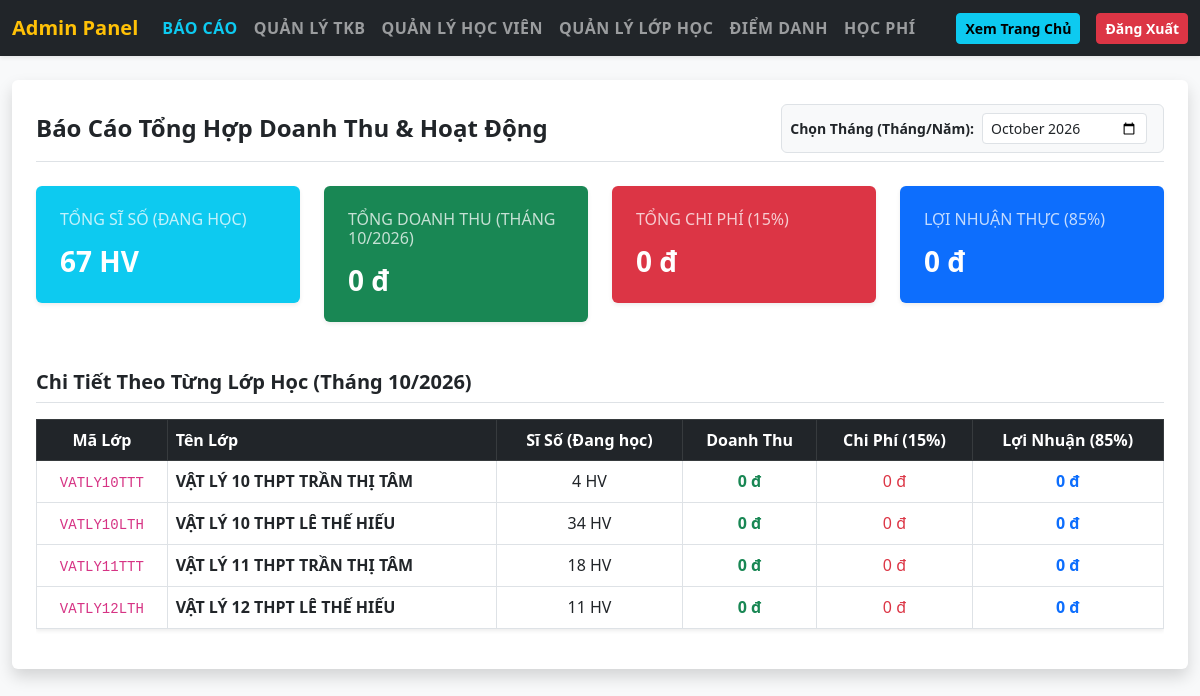
/admin (signed in), run on the app's committed database.
### tables this page shows
CREATE TABLE lop_hoc (
                id INTEGER PRIMARY KEY AUTOINCREMENT,
                ma_lop TEXT UNIQUE,
                ten_lop TEXT,
                mon_hoc TEXT,
                lich_hoc TEXT,
                giao_vien TEXT,
                hoc_phi REAL
            );

### app.py (the view, shortened to what this page needs)
@app.route('/admin', methods=['GET', 'POST'])
def admin():
    if not session.get('logged_in'):
        return render_template('admin.html', logged_in=False)
    msg = ''
    page = request.args.get('page', 'baocao')
    conn = get_db()
    cursor = conn.cursor()
    all_classes = [dict(r) for r in cursor.execute("SELECT * FROM lop_hoc ORDER BY id DESC").fetchall()]
    all_students = [dict(r) for r in cursor.execute("SELECT * FROM hoc_vien ORDER BY ma_hv ASC").fetchall()]
    cai_dat_ca_hoc = [dict(r) for r in cursor.execute("SELECT * FROM cai_dat_ca_hoc ORDER BY ca_id ASC").fetchall()]
    tkb_data = {}
    for row in cursor.execute("SELECT thu, ca_id, noi_dung FROM thoi_khoa_bieu").fetchall():
        tkb_data[(row['thu'], row['ca_id'])] = row['noi_dung'] or ''
    class_students_map = {}
    for c in all_classes:
        ml = c['ma_lop']
        cur_hs = cursor.execute("""
            SELECT hv.* FROM hoc_vien hv
            JOIN hoc_vien_lop hvl ON hv.ma_hv = hvl.ma_hv
            WHERE hvl.ma_lop = ?
            ORDER BY hv.ma_hv ASC
        """, (ml,)).fetchall()
        class_students_map[ml] = [dict(h) for h in cur_hs]
    thang_bc = request.args.get('thang_bc', datetime.now().strftime('%Y-%m'))
    try:
        dt_bc = datetime.strptime(thang_bc, '%Y-%m')
        thang_thu_format = dt_bc.strftime('%m/%Y')
    except ValueError:
        thang_thu_format = datetime.now().strftime('%m/%Y')
    tong_hoc_vien = cursor.execute("SELECT COUNT(*) FROM hoc_vien WHERE trang_thai = 'Đang học'").fetchone()[0]
    row_dt = cursor.execute("SELECT SUM(da_dong) FROM thu_hoc_phi WHERE thang_thu = ?", (thang_thu_format,)).fetchone()[0]
    tong_doanh_thu = row_dt if row_dt else 0
    tong_chi_phi = tong_doanh_thu * 0.15
    loi_nhuan = tong_doanh_thu * 0.85
    chi_tiet_lop = []
    for lh in all_classes:
        ml = lh['ma_lop']
        si_so = cursor.execute("""
            SELECT COUNT(hvl.ma_hv) FROM hoc_vien_lop hvl
            JOIN hoc_vien hv ON hvl.ma_hv = hv.ma_hv
            WHERE hvl.ma_lop = ? AND hv.trang_thai = 'Đang học'
        """, (ml,)).fetchone()[0]
        dt_l = cursor.execute("SELECT SUM(da_dong) FROM thu_hoc_phi WHERE ma_lop = ? AND thang_thu = ?", (ml, thang_thu_format)).fetchone()[0]
        chi_tiet_lop.append({
            'ma_lop': ml,
            'ten_lop': lh['ten_lop'],
            'si_so': si_so,
            'doanh_thu_lop': (dt_l or 0)
        })
    sel_lop = request.args.get('f_lop', (all_classes[0]['ma_lop'] if all_classes else ''))
    f_thang_input = request.args.get('f_thang', datetime.now().strftime('%Y-%m'))
    try:
        dt_th = datetime.strptime(f_thang_input, '%Y-%m')
        sel_thang = dt_th.strftime('%m/%Y')
    except ValueError:
        sel_thang = datetime.now().strftime('%m/%Y')
    d_dates = {f'ngay_{i}': '' for i in range(1, 9)}
    dd_students = []
    attendance_map = {}
    if sel_lop:
        r_ng = cursor.execute("SELECT * FROM ngay_hoc WHERE ma_lop = ? AND thang = ?", (sel_lop, sel_thang)).fetchone()
        if r_ng:
            d_dates = dict(r_ng)
        cur_dd = cursor.execute("""
            SELECT hv.* FROM hoc_vien hv
            JOIN hoc_vien_lop hvl ON hv.ma_hv = hvl.ma_hv
            WHERE hvl.ma_lop = ? AND hv.trang_thai = 'Đang học'
            ORDER BY hv.ma_hv ASC
        """, (sel_lop,)).fetchall()
        dd_students = [dict(r) for r in cur_dd]
        for shv in dd_students:
            r_dd = cursor.execute("SELECT trang_thai FROM diem_danh WHERE ma_hv = ? AND ma_lop = ? AND ngay_diem_danh = ?", (shv['ma_hv'], sel_lop, sel_thang)).fetchone()
            if r_dd and r_dd['trang_thai']:
                attendance_map[shv['ma_hv']] = r_dd['trang_thai'].split(',')
            else:
                attendance_map[shv['ma_hv']] = ['', '', '', '', '', '', '', '']
    fee_lop = request.args.get('fee_lop', (all_classes[0]['ma_lop'] if all_classes else ''))
    fee_thang_in = request.args.get('fee_thang', datetime.now().strftime('%Y-%m'))
    try:
        dt_fee = datetime.strptime(fee_thang_in, '%Y-%m')
        fee_thang = dt_fee.strftime('%m/%Y')
    except ValueError:
        fee_thang = datetime.now().strftime('%m/%Y')
    list_rec = []
    if fee_lop:
        r_fee = cursor.execute("SELECT hoc_phi FROM lop_hoc WHERE ma_lop = ?", (fee_lop,)).fetchone()
        hp_mac_dinh = r_fee['hoc_phi'] if r_fee else 0
        enrolled_hvs = cursor.execute("""
            SELECT hv.ma_hv FROM hoc_vien_lop hvl
            JOIN hoc_vien hv ON hv.ma_hv = hvl.ma_hv
            WHERE hvl.ma_lop = ? AND hv.trang_thai = 'Đang học'
        """, (fee_lop,)).fetchall()
        for eh in enrolled_hvs:
            mhv = eh['ma_hv']
            chk = cursor.execute("SELECT COUNT(*) FROM thu_hoc_phi WHERE ma_hv = ? AND ma_lop = ? AND thang_thu = ?", (mhv, fee_lop, fee_thang)).fetchone()[0]
            if chk == 0:
                cursor.execute("""
                    INSERT INTO thu_hoc_phi (ma_hv, ma_lop, thang_thu, hoc_phi_phai_dong, da_dong, hinh_thuc)
                    VALUES (?, ?, ?, ?, 0, '')
                """, (mhv, fee_lop, fee_thang, hp_mac_dinh))
        conn.commit()
        cur_thp = cursor.execute("""
            SELECT thp.*, hv.ho_ten FROM thu_hoc_phi thp
            JOIN hoc_vien hv ON thp.ma_hv = hv.ma_hv
            WHERE thp.ma_lop = ? AND thp.thang_thu = ?
            ORDER BY thp.ma_hv ASC
        """, (fee_lop, fee_thang)).fetchall()
        list_rec = [dict(r) for r in cur_thp]
    conn.close()
    return render_template(
        'admin.html',
        logged_in=True,
        msg=msg,
        page=page,
        thu_tuan=THU_TRONG_TUAN,
        all_classes=all_classes,
        all_students=all_students,
        cai_dat_ca_hoc=cai_dat_ca_hoc,
        tkb_data=tkb_data,
        class_students_map=class_students_map,
        thang_bc=thang_bc,
        thang_thu_format=thang_thu_format,
        tong_hoc_vien=tong_hoc_vien,
        tong_doanh_thu=tong_doanh_thu,
        tong_chi_phi=tong_chi_phi,
        loi_nhuan=loi_nhuan,
        chi_tiet_lop=chi_tiet_lop,
        sel_lop=sel_lop,
        f_thang_input=f_thang_input,
        sel_thang=sel_thang,
        d_dates=d_dates,
        students=dd_students,
        attendance_map=attendance_map,
        fee_lop=fee_lop,
        f_thang_fee=fee_thang_in,
        fee_thang=fee_thang,
        list_rec=list_rec
    )

### app.py (called while the page is built)
@app.template_filter('currency')
def currency_filter(value):
    if value is None or value == '':
        return "0"
    try:
        val = float(value)
        return f"{int(val):,}".replace(",", ".")
    except (ValueError, TypeError):
        return "0"

### database.py (called while the page is built)
def get_db():
    conn = sqlite3.connect(DB_PATH)
    conn.row_factory = sqlite3.Row
    return conn

### templates/admin.html (shortened to what this page needs)
<!DOCTYPE html>
<html lang="vi">
<head>
    <link href="https://cdn.jsdelivr.net/npm/bootstrap@5.3.0/dist/css/bootstrap.min.css" rel="stylesheet">
</head>
<body class="bg-light">
{% if not logged_in %}
    <div style="display:flex;align-items:center;justify-content:center;height:100vh;background:#f0f2f5;font-family:sans-serif">
        <form method="POST" action="{{ url_for('admin') }}" style="background:#fff;padding:30px;border-radius:10px;box-shadow:0 4px 10px rgba(0,0,0,0.1)">
            <h3 style="text-align:center;margin-bottom:20px;font-weight:bold;">HỆ THỐNG QUẢN TRỊ</h3>
            {% if error_msg %}
                <div class="alert alert-danger py-2 small text-center">{{ error_msg }}</div>
            {% endif %}
            <input type="hidden" name="action" value="login_attempt">
            <input type="text" name="username" placeholder="Tài khoản" style="display:block;width:260px;padding:10px;margin-bottom:12px;border:1px solid #ccc;border-radius:4px" required>
            <input type="password" name="password" placeholder="Mật khẩu" style="display:block;width:260px;padding:10px;margin-bottom:20px;border:1px solid #ccc;border-radius:4px" required>
            <button type="submit" style="width:100%;padding:10px;background:#0d6efd;color:#fff;border:none;border-radius:5px;cursor:pointer;font-weight:bold">Đăng Nhập</button>
            <div class="text-center mt-3">
                <a href="{{ url_for('index') }}" class="small text-decoration-none">&larr; Về trang chủ</a>
            </div>
        </form>
    </div>
{% else %}
    <nav class="navbar navbar-expand-lg navbar-dark bg-dark shadow-sm">
        <div class="container-fluid">
            <span class="navbar-brand text-warning fw-bold">Admin Panel</span>
            <div class="collapse navbar-collapse">
                <ul class="navbar-nav me-auto">
                    <li class="nav-item"><a class="nav-link {% if page=='baocao' %}active text-info{% endif %}" href="{{ url_for('admin', page='baocao') }}">Báo Cáo</a></li>
                    <li class="nav-item"><a class="nav-link {% if page=='tkb' %}active text-info{% endif %}" href="{{ url_for('admin', page='tkb') }}">Quản Lý TKB</a></li>
                    <li class="nav-item"><a class="nav-link {% if page=='hocvien' %}active text-info{% endif %}" href="{{ url_for('admin', page='hocvien') }}">Quản Lý Học Viên</a></li>
                    <li class="nav-item"><a class="nav-link {% if page=='lophoc' %}active text-info{% endif %}" href="{{ url_for('admin', page='lophoc') }}">Quản Lý Lớp Học</a></li>
                    <li class="nav-item"><a class="nav-link {% if page=='diemdanh' %}active text-info{% endif %}" href="{{ url_for('admin', page='diemdanh') }}">Điểm Danh</a></li>
                    <li class="nav-item"><a class="nav-link {% if page=='hocphi' %}active text-info{% endif %}" href="{{ url_for('admin', page='hocphi') }}">Học Phí</a></li>
                </ul>
                <a href="{{ url_for('index') }}" target="_blank" class="btn btn-info btn-sm me-3 fw-bold">Xem Trang Chủ</a>
                <a class="btn btn-danger btn-sm fw-bold" href="{{ url_for('admin_logout') }}">Đăng Xuất</a>
            </div>
        </div>
    </nav>
    <div class="container-fluid mt-4 mb-5" style="max-width: 1400px;">
        <div class="bg-white p-4 rounded shadow">
            {% if page == 'baocao' %}
                <div class="d-flex justify-content-between align-items-center mb-4 border-bottom pb-2">
                    <h4 class="fw-bold text-dark m-0">Báo Cáo Tổng Hợp Doanh Thu & Hoạt Động</h4>
                    <form method="GET" action="{{ url_for('admin') }}" class="d-flex align-items-center p-2 rounded bg-light border">
                        <label class="me-2 small fw-bold text-nowrap">Chọn Tháng (Tháng/Năm):</label>
                        <input type="month" name="thang_bc" value="{{ thang_bc }}" class="form-control form-control-sm me-2" onchange="this.form.submit()">
                    </form>
                </div>
                <div class="row g-4">
                    <div class="col-md-3">
                        <div class="card border-0 bg-info text-white shadow-sm p-4">
                            <h6 class="text-uppercase mb-3 opacity-75">Tổng Sĩ số (Đang học)</h6>
                            <h3 class="fw-bold mb-0">{{ tong_hoc_vien }} HV</h3>
                        </div>
                    </div>
                    <div class="col-md-3">
                        <div class="card border-0 bg-success text-white shadow-sm p-4">
                            <h6 class="text-uppercase mb-3 opacity-75">Tổng Doanh Thu (Tháng {{ thang_thu_format }})</h6>
                            <h3 class="fw-bold mb-0">{{ tong_doanh_thu | currency }} đ</h3>
                        </div>
                    </div>
                    <div class="col-md-3">
                        <div class="card border-0 bg-danger text-white shadow-sm p-4">
                            <h6 class="text-uppercase mb-3 opacity-75">Tổng Chi Phí (15%)</h6>
                            <h3 class="fw-bold mb-0">{{ tong_chi_phi | currency }} đ</h3>
                        </div>
                    </div>
                    <div class="col-md-3">
                        <div class="card border-0 bg-primary text-white shadow-sm p-4">
                            <h6 class="text-uppercase mb-3 opacity-75">Lợi Nhuận Thực (85%)</h6>
                            <h3 class="fw-bold mb-0">{{ loi_nhuan | currency }} đ</h3>
                        </div>
                    </div>
                </div>
                <h5 class="fw-bold text-dark mt-5 mb-3 border-bottom pb-2">Chi Tiết Theo Từng Lớp Học (Tháng {{ thang_thu_format }})</h5>
                <div class="table-responsive">
                    <table class="table table-bordered table-hover align-middle text-center bg-white shadow-sm">
                        <thead class="table-dark">
                            <tr>
                                <th>Mã Lớp</th>
                                <th class="text-start">Tên Lớp</th>
                                <th>Sĩ Số (Đang học)</th>
                                <th>Doanh Thu</th>
                                <th>Chi Phí (15%)</th>
                                <th>Lợi Nhuận (85%)</th>
                            </tr>
                        </thead>
                        <tbody>
                            {% for ct in chi_tiet_lop %}
                                {% set dt_lop = ct['doanh_thu_lop'] or 0 %}
                                {% set cp_lop = dt_lop * 0.15 %}
                                {% set ln_lop = dt_lop * 0.85 %}
                                <tr>
                                    <td><code>{{ ct['ma_lop'] }}</code></td>
                                    <td class="text-start"><strong>{{ ct['ten_lop'] }}</strong></td>
                                    <td>{{ ct['si_so'] }} HV</td>
                                    <td class="text-success fw-bold">{{ dt_lop | currency }} đ</td>
                                    <td class="text-danger">{{ cp_lop | currency }} đ</td>
                                    <td class="text-primary fw-bold">{{ ln_lop | currency }} đ</td>
                                </tr>
                            {% endfor %}
                        </tbody>
                    </table>
                </div>
            {% endif %}
        </div>
    </div>
{% endif %}
</body>
</html>

### templates/admin.html (style rules this page uses)
.navbar-nav .nav-link { font-weight: 600; text-transform: uppercase; letter-spacing: 0.5px; }

### data on the page
lop_hoc: ma_lop "VATLY10TTT", ten_lop "VẬT LÝ 10 THPT TRẦN THỊ TÂM", si_so "4", dt_lop "0", cp_lop "0", ln_lop "0"
lop_hoc: ma_lop "VATLY10LTH", ten_lop "VẬT LÝ 10 THPT LÊ THẾ HIẾU", si_so "34", dt_lop "0", cp_lop "0", ln_lop "0"
lop_hoc: ma_lop "VATLY11TTT", ten_lop "VẬT LÝ 11 THPT TRẦN THỊ TÂM", si_so "18", dt_lop "0", cp_lop "0", ln_lop "0"
lop_hoc: ma_lop "VATLY12LTH", ten_lop "VẬT LÝ 12 THPT LÊ THẾ HIẾU", si_so "11", dt_lop "0", cp_lop "0", ln_lop "0"

### other printed values
{{ tong_hoc_vien }} "67"
{{ thang_thu_format }} "10/2026"
{{ tong_doanh_thu | currency }} "0"
{{ tong_chi_phi | currency }} "0"
{{ loi_nhuan | currency }} "0"
